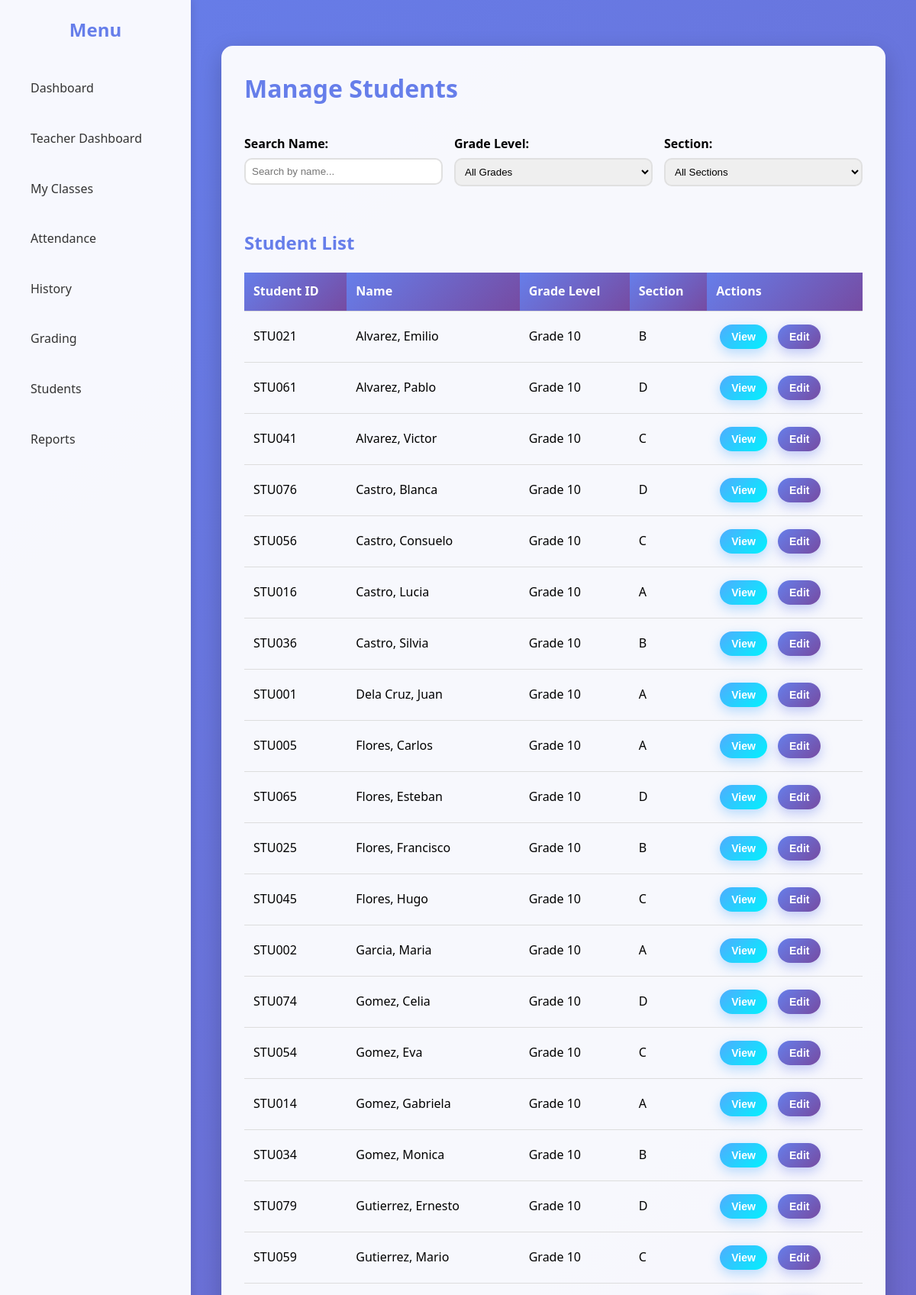
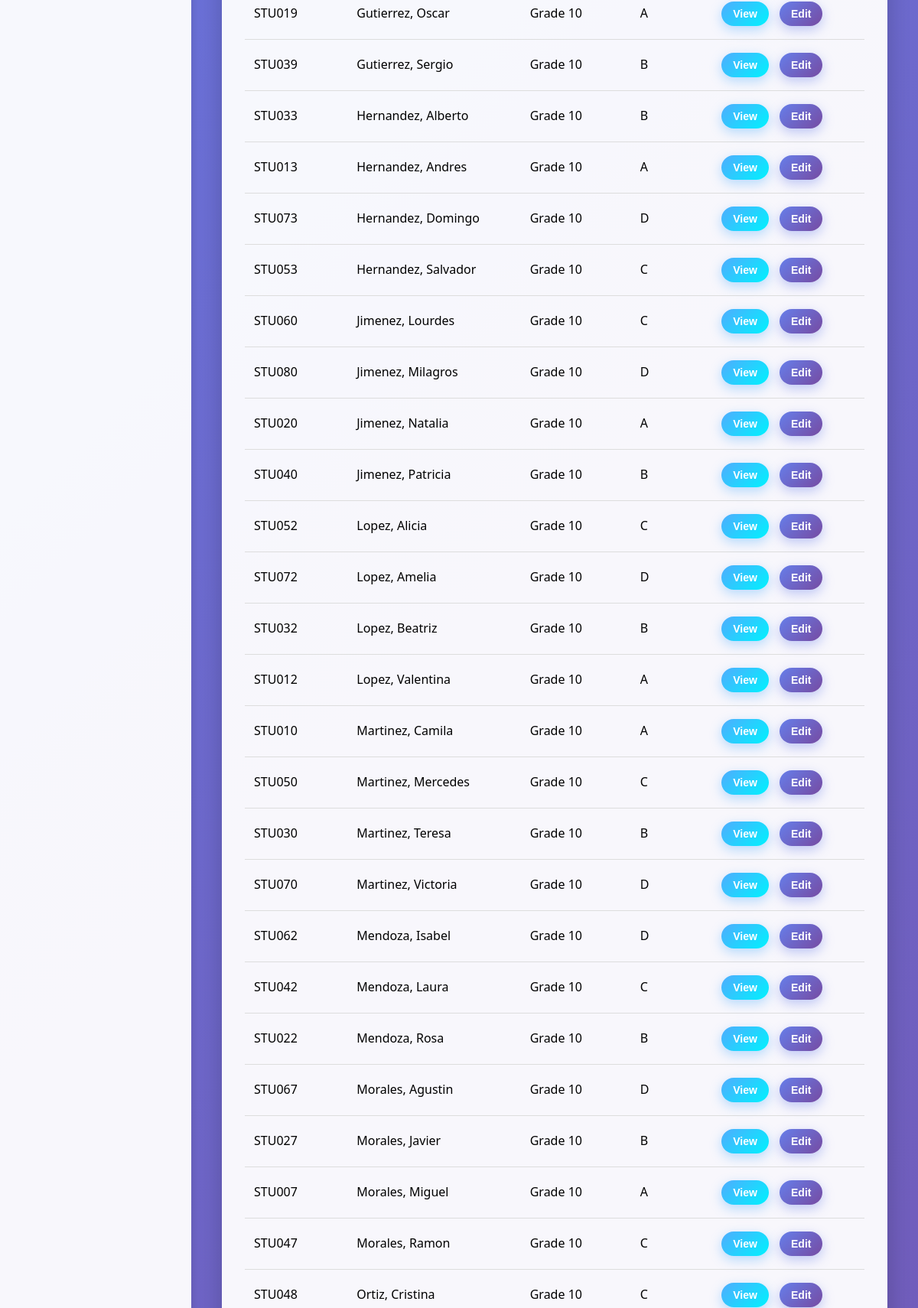
/views/students.php (upper part), run on the app's committed database (2 pictures, top to bottom).
### tables this page shows
CREATE TABLE IF NOT EXISTS class_students (
    id INT AUTO_INCREMENT PRIMARY KEY,
    class_id INT NOT NULL,
    first_name VARCHAR(100) NOT NULL,
    last_name VARCHAR(100) NOT NULL,
    middle_name VARCHAR(100),
    gender ENUM('Male', 'Female', 'Other') NOT NULL,
    student_id VARCHAR(50) NOT NULL,
    created_at TIMESTAMP DEFAULT CURRENT_TIMESTAMP,
    FOREIGN KEY (class_id) REFERENCES classes(id) ON DELETE CASCADE
);

CREATE TABLE IF NOT EXISTS classes (
    id INT AUTO_INCREMENT PRIMARY KEY,
    grade_level VARCHAR(50) NOT NULL,
    section VARCHAR(50) NOT NULL,
    subject VARCHAR(100) NOT NULL,
    subject_code VARCHAR(50) NOT NULL,
    created_at TIMESTAMP DEFAULT CURRENT_TIMESTAMP
);

### views/students.php (the view, shortened to what this page needs)
<?php
$database = new Database();
$db = $database->getConnection();
$query = "SELECT cs.*, c.grade_level, c.section FROM class_students cs
          JOIN classes c ON cs.class_id = c.id
          INNER JOIN (SELECT student_id, MIN(id) as min_id FROM class_students GROUP BY student_id) sub
          ON cs.student_id = sub.student_id AND cs.id = sub.min_id
          ORDER BY cs.last_name, cs.first_name";
$stmt = $db->prepare($query);
$stmt->execute();
$students = $stmt;
include '../includes/header.php';
include '../includes/nav.php';
?>
<div class="card">
    <h1>Manage Students</h1>
    <div style="display: flex; gap: 15px; margin-bottom: 20px;">
        <div class="form-group" style="flex: 1;">
            <label>Search Name:</label>
            <input type="text" id="name_search" placeholder="Search by name..." style="width: 100%; padding: 8px;">
        </div>
        <div class="form-group" style="flex: 1;">
            <label>Grade Level:</label>
            <select id="grade_search" style="width: 100%; padding: 8px;">
                <option value="">All Grades</option>
            </select>
        </div>
        <div class="form-group" style="flex: 1;">
            <label>Section:</label>
            <select id="section_search" style="width: 100%; padding: 8px;">
                <option value="">All Sections</option>
            </select>
        </div>
    </div>
    <h2 style="margin-top: 40px;">Student List</h2>
    <table>
        <thead>
            <tr>
                <th>Student ID</th>
                <th>Name</th>
                <th>Grade Level</th>
                <th>Section</th>
                <th>Actions</th>
            </tr>
        </thead>
        <tbody>
            <?php while ($row = $students->fetch(PDO::FETCH_ASSOC)): ?>
            <tr>
                <td><?php echo htmlspecialchars($row['student_id']); ?></td>
                <td><?php echo htmlspecialchars($row['last_name'] . ', ' . $row['first_name']); ?></td>
                <td><?php echo htmlspecialchars($row['grade_level']); ?></td>
                <td><?php echo htmlspecialchars($row['section']); ?></td>
                <td>
                    <button class="btn btn-primary btn-sm" onclick="viewStudent(<?php echo $row['id']; ?>)">View</button>
                    <button class="btn btn-sm" onclick="editStudent(<?php echo $row['id']; ?>)">Edit</button>
                </td>
            </tr>
            <?php endwhile; ?>
        </tbody>
    </table>
</div>
<?php include '../includes/footer.php'; ?>

### assets/css/style.css (style rules this page uses)
* { margin: 0; padding: 0; box-sizing: border-box; }
body { font-family: 'Segoe UI', Tahoma, Geneva, Verdana, sans-serif; background: linear-gradient(135deg, #667eea 0%, #764ba2 100%); line-height: 1.6; }
.card { background: rgba(255, 255, 255, 0.95); padding: 30px; margin: 20px 0; border-radius: 15px; box-shadow: 0 10px 30px rgba(0,0,0,0.2); animation: slideUp 0.5s ease; }
h1, h2 { color: #667eea; margin-bottom: 20px; }
table { width: 100%; border-collapse: collapse; margin: 20px 0; }
table th, table td { padding: 12px; text-align: left; border-bottom: 1px solid #ddd; }
table th { background: linear-gradient(135deg, #667eea 0%, #764ba2 100%); color: #fff; }
table tr { transition: all 0.3s ease; }
.btn { display: inline-block; padding: 12px 25px; background: linear-gradient(135deg, #667eea 0%, #764ba2 100%); color: #fff; text-decoration: none; border: none; border-radius: 25px; cursor: pointer; margin: 5px; transition: all 0.3s ease; font-weight: 600; box-shadow: 0 5px 15px rgba(102, 126, 234, 0.4); }
.btn-primary { background: linear-gradient(135deg, #4facfe 0%, #00f2fe 100%); box-shadow: 0 5px 15px rgba(79, 172, 254, 0.4); }
.form-group { margin: 15px 0; }
.form-group label { display: block; margin-bottom: 5px; font-weight: bold; }
.form-group input, .form-group select, .form-group textarea { width: 100%; padding: 12px; border: 2px solid #e0e0e0; border-radius: 10px; transition: all 0.3s ease; }
.btn-sm { padding: 8px 15px; font-size: 14px; }

### data on the page
class_students: student "STU021", last_name+first_name "Alvarez, Emilio", class.grade_level "Grade 10", class.section "B"
class_students: student "STU061", last_name+first_name "Alvarez, Pablo", class.grade_level "Grade 10", class.section "D"
class_students: student "STU041", last_name+first_name "Alvarez, Victor", class.grade_level "Grade 10", class.section "C"
class_students: student "STU076", last_name+first_name "Castro, Blanca", class.grade_level "Grade 10", class.section "D"
class_students: student "STU056", last_name+first_name "Castro, Consuelo", class.grade_level "Grade 10", class.section "C"
class_students: student "STU016", last_name+first_name "Castro, Lucia", class.grade_level "Grade 10", class.section "A"
class_students: student "STU036", last_name+first_name "Castro, Silvia", class.grade_level "Grade 10", class.section "B"
class_students: student "STU001", last_name+first_name "Dela Cruz, Juan", class.grade_level "Grade 10", class.section "A"
class_students: student "STU005", last_name+first_name "Flores, Carlos", class.grade_level "Grade 10", class.section "A"
class_students: student "STU065", last_name+first_name "Flores, Esteban", class.grade_level "Grade 10", class.section "D"
class_students: student "STU025", last_name+first_name "Flores, Francisco", class.grade_level "Grade 10", class.section "B"
class_students: student "STU045", last_name+first_name "Flores, Hugo", class.grade_level "Grade 10", class.section "C"
class_students: student "STU002", last_name+first_name "Garcia, Maria", class.grade_level "Grade 10", class.section "A"
class_students: student "STU074", last_name+first_name "Gomez, Celia", class.grade_level "Grade 10", class.section "D"
class_students: student "STU054", last_name+first_name "Gomez, Eva", class.grade_level "Grade 10", class.section "C"
class_students: student "STU014", last_name+first_name "Gomez, Gabriela", class.grade_level "Grade 10", class.section "A"
class_students: student "STU034", last_name+first_name "Gomez, Monica", class.grade_level "Grade 10", class.section "B"
class_students: student "STU079", last_name+first_name "Gutierrez, Ernesto", class.grade_level "Grade 10", class.section "D"
class_students: student "STU059", last_name+first_name "Gutierrez, Mario", class.grade_level "Grade 10", class.section "C"
class_students: student "STU019", last_name+first_name "Gutierrez, Oscar", class.grade_level "Grade 10", class.section "A"
class_students: student "STU039", last_name+first_name "Gutierrez, Sergio", class.grade_level "Grade 10", class.section "B"
class_students: student "STU033", last_name+first_name "Hernandez, Alberto", class.grade_level "Grade 10", class.section "B"
class_students: student "STU013", last_name+first_name "Hernandez, Andres", class.grade_level "Grade 10", class.section "A"
class_students: student "STU073", last_name+first_name "Hernandez, Domingo", class.grade_level "Grade 10", class.section "D"
class_students: student "STU053", last_name+first_name "Hernandez, Salvador", class.grade_level "Grade 10", class.section "C"
class_students: student "STU060", last_name+first_name "Jimenez, Lourdes", class.grade_level "Grade 10", class.section "C"
class_students: student "STU080", last_name+first_name "Jimenez, Milagros", class.grade_level "Grade 10", class.section "D"
class_students: student "STU020", last_name+first_name "Jimenez, Natalia", class.grade_level "Grade 10", class.section "A"
class_students: student "STU040", last_name+first_name "Jimenez, Patricia", class.grade_level "Grade 10", class.section "B"
class_students: student "STU052", last_name+first_name "Lopez, Alicia", class.grade_level "Grade 10", class.section "C"
class_students: student "STU072", last_name+first_name "Lopez, Amelia", class.grade_level "Grade 10", class.section "D"
class_students: student "STU032", last_name+first_name "Lopez, Beatriz", class.grade_level "Grade 10", class.section "B"
class_students: student "STU012", last_name+first_name "Lopez, Valentina", class.grade_level "Grade 10", class.section "A"
class_students: student "STU010", last_name+first_name "Martinez, Camila", class.grade_level "Grade 10", class.section "A"
class_students: student "STU050", last_name+first_name "Martinez, Mercedes", class.grade_level "Grade 10", class.section "C"
class_students: student "STU030", last_name+first_name "Martinez, Teresa", class.grade_level "Grade 10", class.section "B"
class_students: student "STU070", last_name+first_name "Martinez, Victoria", class.grade_level "Grade 10", class.section "D"
class_students: student "STU062", last_name+first_name "Mendoza, Isabel", class.grade_level "Grade 10", class.section "D"
class_students: student "STU042", last_name+first_name "Mendoza, Laura", class.grade_level "Grade 10", class.section "C"
class_students: student "STU022", last_name+first_name "Mendoza, Rosa", class.grade_level "Grade 10", class.section "B"
class_students: student "STU067", last_name+first_name "Morales, Agustin", class.grade_level "Grade 10", class.section "D"
class_students: student "STU027", last_name+first_name "Morales, Javier", class.grade_level "Grade 10", class.section "B"
class_students: student "STU007", last_name+first_name "Morales, Miguel", class.grade_level "Grade 10", class.section "A"
class_students: student "STU047", last_name+first_name "Morales, Ramon", class.grade_level "Grade 10", class.section "C"
class_students: student "STU048", last_name+first_name "Ortiz, Cristina", class.grade_level "Grade 10", class.section "C"
